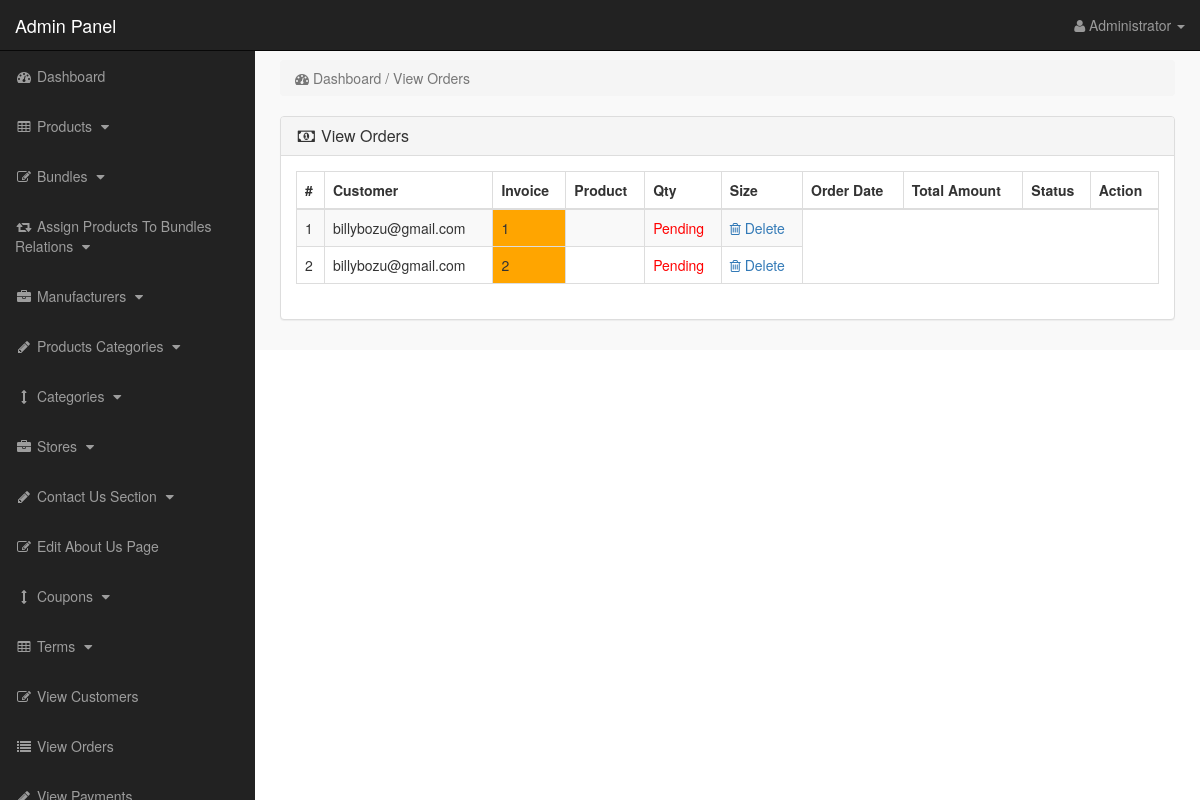
Screenshot of /admin_area/index.php?view_orders (signed in) with the database file from the repository.
### tables this page shows
CREATE TABLE `pending_orders` (
  `order_id` int(10) NOT NULL,
  `customer_id` int(10) NOT NULL,
  `invoice_no` int(10) NOT NULL,
  `cartItems` text NOT NULL,
  `order_status` text NOT NULL,
  `dateTimeAdded` timestamp NOT NULL DEFAULT current_timestamp() ON UPDATE current_timestamp()
);

CREATE TABLE `customers` (
  `customer_id` int(10) NOT NULL,
  `customer_name` varchar(255) NOT NULL,
  `customer_email` varchar(255) NOT NULL,
  `customer_pass` varchar(255) NOT NULL,
  `customer_country` text NOT NULL,
  `customer_city` text NOT NULL,
  `customer_contact` varchar(255) NOT NULL,
  `customer_address` text NOT NULL,
  `customer_image` text NOT NULL,
  `customer_ip` varchar(255) NOT NULL,
  `customer_confirm_code` text NOT NULL
);

### admin_area/view_orders.php (the view, shortened to what this page needs)
<?php
if(!isset($_SESSION['admin_email'])){
echo "<script>window.open('login.php','_self')</script>";
}
else {
?>
<div class="row">
<div class="col-lg-12">
<ol class="breadcrumb">
<li class="active">
<i class="fa fa-dashboard"></i> Dashboard / View Orders
</li>
</ol>
</div>
</div>
<div class="row">
<div class="col-lg-12">
<div class="panel panel-default">
<div class="panel-heading">
<h3 class="panel-title">
<i class="fa fa-money fa-fw"></i> View Orders
</h3>
</div>
<div class="panel-body">
<div class="table-responsive">
<table class="table table-bordered table-hover table-striped">
<thead>
<tr>
<th>#</th>
<th>Customer</th>
<th>Invoice</th>
<th>Product</th>
<th>Qty</th>
<th>Size</th>
<th>Order Date</th>
<th>Total Amount</th>
<th>Status</th>
<th>Action</th>
</tr>
</thead>
<tbody>
<?php
$i = 0;
$get_orders = "select * from pending_orders";
$run_orders = mysqli_query($con,$get_orders);
while ($row_orders = mysqli_fetch_array($run_orders)) {
$order_id = $row_orders['order_id'];
$c_id = $row_orders['customer_id'];
$invoice_no = $row_orders['invoice_no'];
$order_status = $row_orders['order_status'];
$i++;
?>
<tr>
<td><?php echo $i; ?></td>
<td>
<?php
$get_customer = "select * from customers where customer_id='$c_id'";
$run_customer = mysqli_query($con,$get_customer);
$row_customer = mysqli_fetch_array($run_customer);
$customer_email = $row_customer['customer_email'];
echo $customer_email;
 ?>
 </td>
<td bgcolor="orange" ><?php echo $invoice_no; ?></td>
<td>
</td>
<td>
<?php
if($order_status=='pending'){
echo $order_status='<div style="color:red;">Pending</div>';
}
else{
echo $order_status='Completed';
}
?>
</td>
<td>
<a href="index.php?order_delete=<?php echo $order_id; ?>" >
<i class="fa fa-trash-o" ></i> Delete
</a>
</td>
</tr>
<?php } ?>
</tbody>
</table>
</div>
</div>
</div>
</div>
</div>
<?php } ?>

### admin_area/includes/sidebar.php (shortened to what this page needs)
<?php
if(!isset($_SESSION['admin_email'])){
echo "<script>window.open('login.php','_self')</script>";
}
else {
?>
<nav class="navbar navbar-inverse navbar-fixed-top" >
<div class="navbar-header" >
<a class="navbar-brand" href="index.php?dashboard" >Admin Panel</a>
</div>
<ul class="nav navbar-right top-nav" >
<li class="dropdown" >
<a href="#" class="dropdown-toggle" data-toggle="dropdown" >
<i class="fa fa-user" ></i>
<?php echo $admin_name; ?> <b class="caret" ></b>
</a>
</li>
</ul>
<div class="collapse navbar-collapse navbar-ex1-collapse">
<ul class="nav navbar-nav side-nav">
<li>
<a href="index.php?dashboard">
<i class="fa fa-fw fa-dashboard"></i> Dashboard
</a>
</li>
<li>
<a href="#" data-toggle="collapse" data-target="#products">
<i class="fa fa-fw fa-table"></i> Products
<i class="fa fa-fw fa-caret-down"></i>
</a>
</li>
<li>
<a href="#" data-toggle="collapse" data-target="#bundles">
<i class="fa fa-fw fa-edit"></i> Bundles
<i class="fa fa-fw fa-caret-down"></i>
</a>
</li>
<li>
<a href="#" data-toggle="collapse" data-target="#relations">
<i class="fa fa-fw fa-retweet"></i> Assign Products To Bundles Relations
<i class="fa fa-fw fa-caret-down"></i>
</a>
</li>
<li>
<a href="#" data-toggle="collapse" data-target="#manufacturers">
<i class="fa fa-fw fa-briefcase"></i> Manufacturers
<i class="fa fa-fw fa-caret-down"></i>
</a>
</li>
<li>
<a href="#" data-toggle="collapse" data-target="#p_cat">
<i class="fa fa-fw fa-pencil"></i> Products Categories
<i class="fa fa-fw fa-caret-down"></i>
</a>
</li>
<li>
<a href="#" data-toggle="collapse" data-target="#cat">
<i class="fa fa-fw fa-arrows-v"></i> Categories
<i class="fa fa-fw fa-caret-down"></i>
</a>
</li>
<li>
<a href="#" data-toggle="collapse" data-target="#store">
<i class="fa fa-fw fa-briefcase"></i> Stores
<i class="fa fa-fw fa-caret-down"></i>
</a>
</li>
<li>
<a href="#" data-toggle="collapse" data-target="#contact_us">
<i class="fa fa-fw fa-pencil"> </i> Contact Us Section
<i class="fa fa-fw fa-caret-down"></i>
</a>
</li>
<li>
<a href="index.php?edit_about_us">
<i class="fa fa-fw fa-edit"></i> Edit About Us Page
</a>
</li>
<li>
<a href="#" data-toggle="collapse" data-target="#coupons">
<i class="fa fa-fw fa-arrows-v"></i> Coupons
<i class="fa fa-fw fa-caret-down"></i>
</a>
</li>
<li>
<a href="#" data-toggle="collapse" data-target="#terms" >
<i class="fa fa-fw fa-table"></i> Terms
<i class="fa fa-fw fa-caret-down"></i>
</a>
</li>
<li>
<a href="index.php?view_customers">
<i class="fa fa-fw fa-edit"></i> View Customers
</a>
</li>
<li>
<a href="index.php?view_orders">
<i class="fa fa-fw fa-list"></i> View Orders
</a>
</li>
<li>
<a href="index.php?view_payments">
<i class="fa fa-fw fa-pencil"></i> View Payments
</a>
</li>
</ul>
</div>
</nav>
<?php } ?>

### admin_area/css/style.css (style rules this page uses)
body { margin-top:100px; }
@media (min-width: 768px) { body { margin-top:50px; } }
.top-nav { padding:0 15px; }
.top-nav>li { display:inline-block; float:left; }
.top-nav>li>a { padding-top:15px; padding-bottom:15px; line-height:20px; color:#999; }
@media (min-width: 768px) { .side-nav { position:fixed; top:51px; width:255px; border-radius:0; overflow-y:auto; background-color: #222; bottom:0; overflow-x:hidden; padding-bottom:40px; } }
@media (min-width: 768px) { .side-nav>li>a { width:255px; } }
.panel-body { border-radius:5px; }

### rows the page displays
pending_orders: customer.customer_email "billybozu@gmail.com", invoice_no "1", order_status "Pending"
pending_orders: customer.customer_email "billybozu@gmail.com", invoice_no "2", order_status "Pending"

### other values shown
$admin_name "Administrator"
